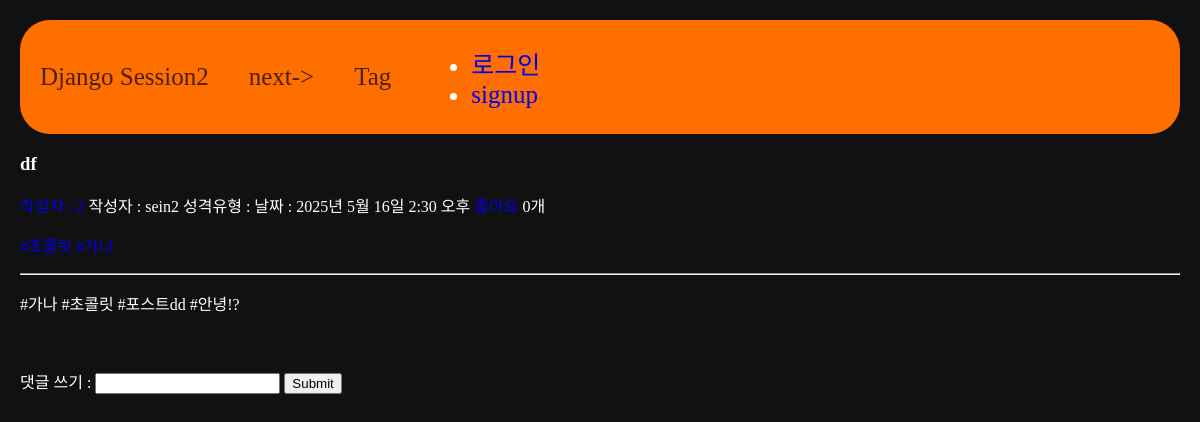
/13, run on an earlier commit of the app's database.
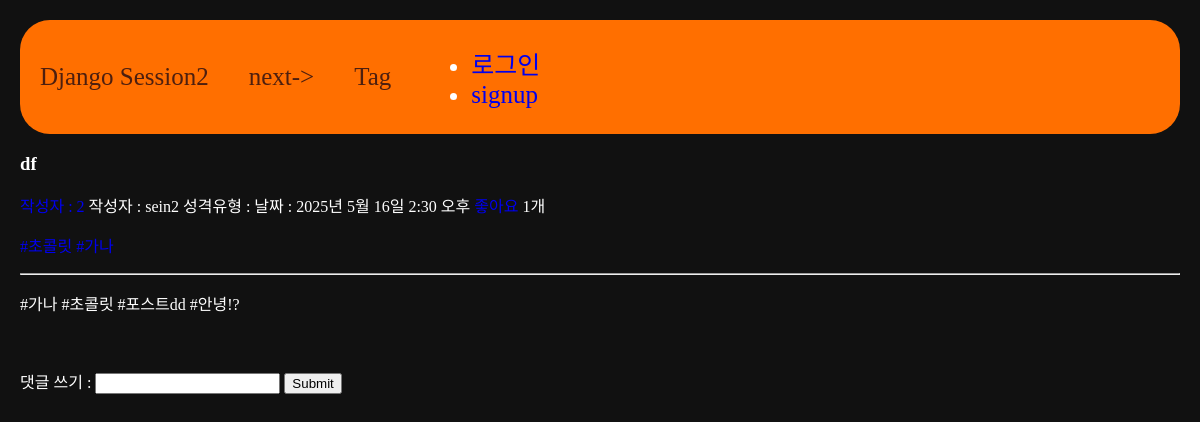
And on a later commit of the database.
### main/models.py (models this page shows, shortened)
class Post(models.Model):
  title = models.CharField(max_length=50)
  writer = models.ForeignKey(User, null=False, blank=False, on_delete=models.CASCADE) #User:Post 1:N
  content = models.TextField()
  pub_date = models.DateTimeField()
  mbti = models.CharField(max_length=50)
  image = models.ImageField(upload_to="post/", blank=True, null=True)
  tags = models.ManyToManyField(Tag, related_name='posts', blank=True)
  like = models.ManyToManyField(User, related_name='likes', blank=True)
  like_count = models.PositiveIntegerField(default=0)

### main/views.py (the view, shortened to what this page needs)
# urls.py: path('<int:id>', detail, name="detail"),
def detail(request, id):
  post =  get_object_or_404(Post, pk=id)
  if request.method == 'GET':
    comments = Comment.objects.filter(post=post)
    return render(request, 'main/detail.html', {'post':post, 'comments':comments, })

### main/templates/main/detail.html (shortened to what this page needs)
{% extends 'base.html' %}
{% load static %}
{% block content %}
  <h3>{{post.title}}</h3>
    <a href="{% url 'users:mypage' post.writer.id %}">작성자 : {{post.writer.id}}</a>
    작성자 : {{post.writer}}
    성격유형 : {{post.mbti}}
    날짜 : {{post.pub_date}}
    <a href="{% url 'main:likes' post.id %}">
    </a>
    {{post.like_count}}개
    <p>
      {% for tag in post.tags.all %}
       <a href="{% url 'main:tag-posts' tag.id %}">#{{ tag.name }}</a>
      {% endfor %}
    </p>
    <hr/>
    <p>{{post.content}}</p>
  <br>
  <div class="comment_container">
    <div class="comment_form">
      <form action="{% url 'main:detail' post.id %}" method="POST">
        댓글 쓰기 : <input type="text" name="content">
        <input type="submit" name="submit">
      </form>
    </div>
  </div>
{% endblock %}

What changed in the data, as far as the page shows it:
changed Post "df": like_count "0" → "1"
